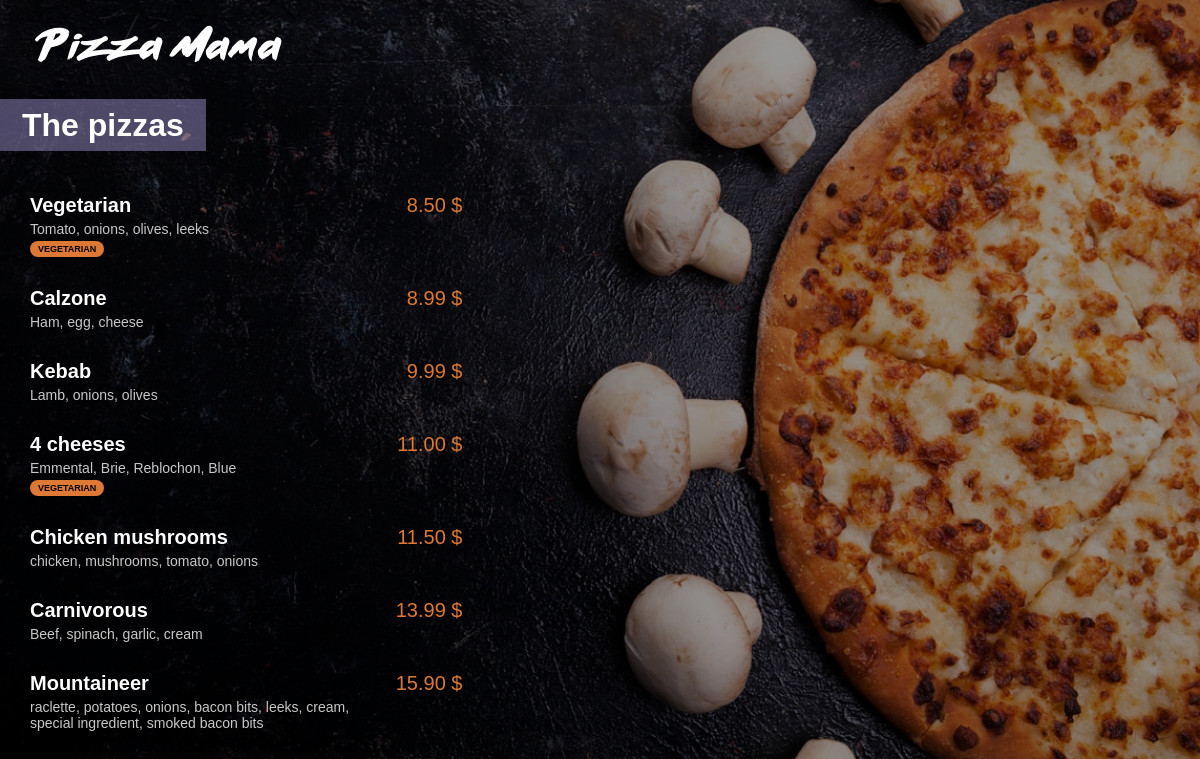
Screenshot of /menu-pizza/ with the database file from the repository.
### menu/models.py (models this page shows, shortened)
class Pizza(models.Model):
    nom = models.CharField(max_length=200)
    ingredients = models.CharField(max_length=400)
    prix = models.FloatField(default=0)
    vegetarienne = models.BooleanField(default=False)

### menu/views.py (the view)
# urls.py: path('', views.index, name="index"),
def index(request):
    pizzas = Pizza.objects.all().order_by('prix')
    return render(request, 'menu/index.html', {'pizzas': pizzas})

### menu/templates/menu/index.html (shortened to what this page needs)
{% load static %}
<html lang="fr">
<head>
    <link rel="stylesheet" href="{% static 'menu/style.css' %}">
</head>
<body>
    <a href="{% url 'main:index' %}"><img id="small_logo" src="{% static 'menu/images/small_logo.png' %}"></a>
    <div class="menu_title">
        <h1>The pizzas</h1>
    </div>
    <div class="menu_list">
        {% for pizza in pizzas %}
        <div class="menu_list_item">
            <span class="menu_list_title">{{pizza.nom}}</span>
            <span class="menu_list_prix">{{pizza.prix | floatformat:2}} $</span>
            <span class="menu_list_ingredients">{{pizza.ingredients}}</span>
            {% if pizza.vegetarienne %}
                <span class="menu_list_badge">VEGETARIAN</span>
            {% endif %}
        </div>
        {% endfor %}
    </div>
</body>
</html>

### menu/static/menu/style.css (style rules this page uses)
body { background: linear-gradient(0deg, rgba(0, 0, 0, 0.4), rgba(0, 0, 0, 0.4)), url("images/menu_background.jpg") no-repeat center center fixed; -webkit-background-size: cover; -moz-background-size: cover; -o-background-size: cover; background-size: cover; color: white; margin: 0px; font-family: Arial; }
#small_logo { margin-top: 25px; margin-left: 35px; }
h1 { background-color: #B0A4E56D; display: inline; padding: 8px 22px; }
.menu_title { margin-top: 45px; margin-bottom: 50px; }
.menu_list { margin-left: 30px; }
.menu_list_item { margin: 30px 0px; }
.menu_list_title { font-weight: bold; font-size: 20px; display: inline-block; width: 350px; }
.menu_list_prix { font-size: 20px; color: #DD7835; display: inline-block; width: 70px; margin-left: 8px; text-align: right; }
.menu_list_ingredients { font-size: 14px; color: #C8C8C8; margin-top: 4px; display: block; width: 320px; }
.menu_list_badge { background-color: #DD7835; color : black; font-size: 9px; padding: 3px 8px; margin-top: 4px; display: inline-block; border-radius: 8px; font-weight: bold; }

### rows the page displays
Pizza: nom "Vegetarian", prix "8.50", ingredients "Tomato, onions, olives, leeks", vegetarienne "VEGETARIAN"
Pizza: nom "Calzone", prix "8.99", ingredients "Ham, egg, cheese"
Pizza: nom "Kebab", prix "9.99", ingredients "Lamb, onions, olives"
Pizza: nom "4 cheeses", prix "11.00", ingredients "Emmental, Brie, Reblochon, Blue", vegetarienne "VEGETARIAN"
Pizza: nom "Chicken mushrooms", prix "11.50", ingredients "chicken, mushrooms, tomato, onions"
Pizza: nom "Carnivorous", prix "13.99", ingredients "Beef, spinach, garlic, cream"
Pizza: nom "Mountaineer", prix "15.90", ingredients "raclette, potatoes, onions, bacon bits, leeks, cream, special ingredient, smoked bacon bits"
